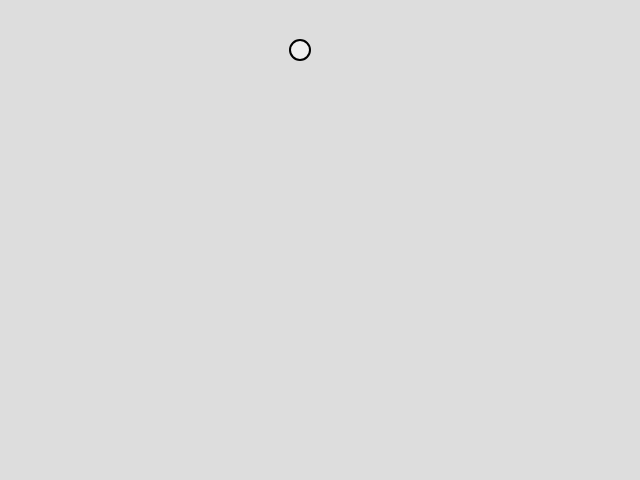
Frame 1 (no input)
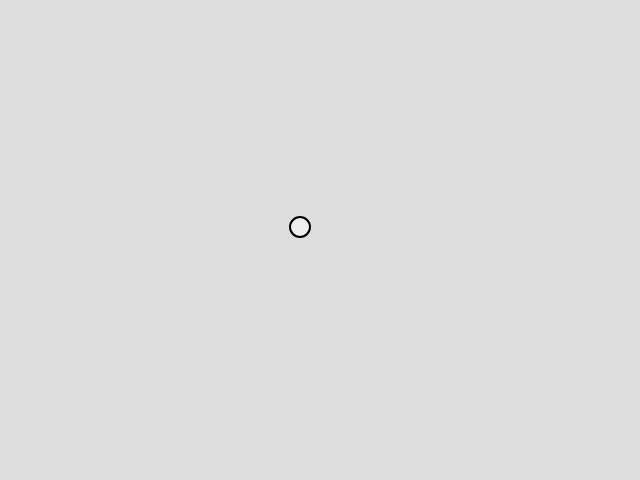
Frame 60 (no input)
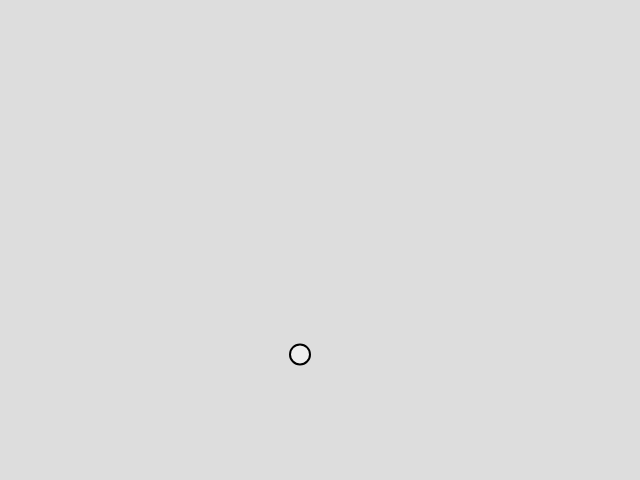
Frame 120 (the mouse pressed at the canvas centre since frame 60)

The p5.js sketch that drew these frames (run headless with seeded random() and noise() and a simulated clock; from frame 60 on, the mouse is pressed at the canvas centre):

// p5.js sketch
// ── sketch.js
var world = {
    startPosition: null,
    startVelocity: null,
    gravity: null
}

var ball = {
    position: null,
    velocity: null,
    acceleration: null
}

function setup() {
    createCanvas(640, 480);
    textSize(12)
    
    world.startPosition = createVector(300, 50);
    world.startVelocity = createVector(0, 0);
    world.gravity = createVector(0, 0.1);

    ball.position = world.startPosition.copy();
    ball.velocity = world.startVelocity.copy();
    ball.acceleration = world.gravity.copy();
}
  
function draw() {
    ball.position.add(ball.velocity);
    ball.velocity.add(ball.acceleration);

    
    if (ball.position.y >= height - 10) {
        ball.velocity.y *= -0.6;
        ball.position.y = height - 10;
    }
    
    background('#ddd');
    stroke(0);
    strokeWeight(2);
    fill(255,127);
    ellipse(ball.position.x, ball.position.y, 20, 20);
}

function mouseClicked() {
    ball.velocity.add(createVector(0, -2))
}
